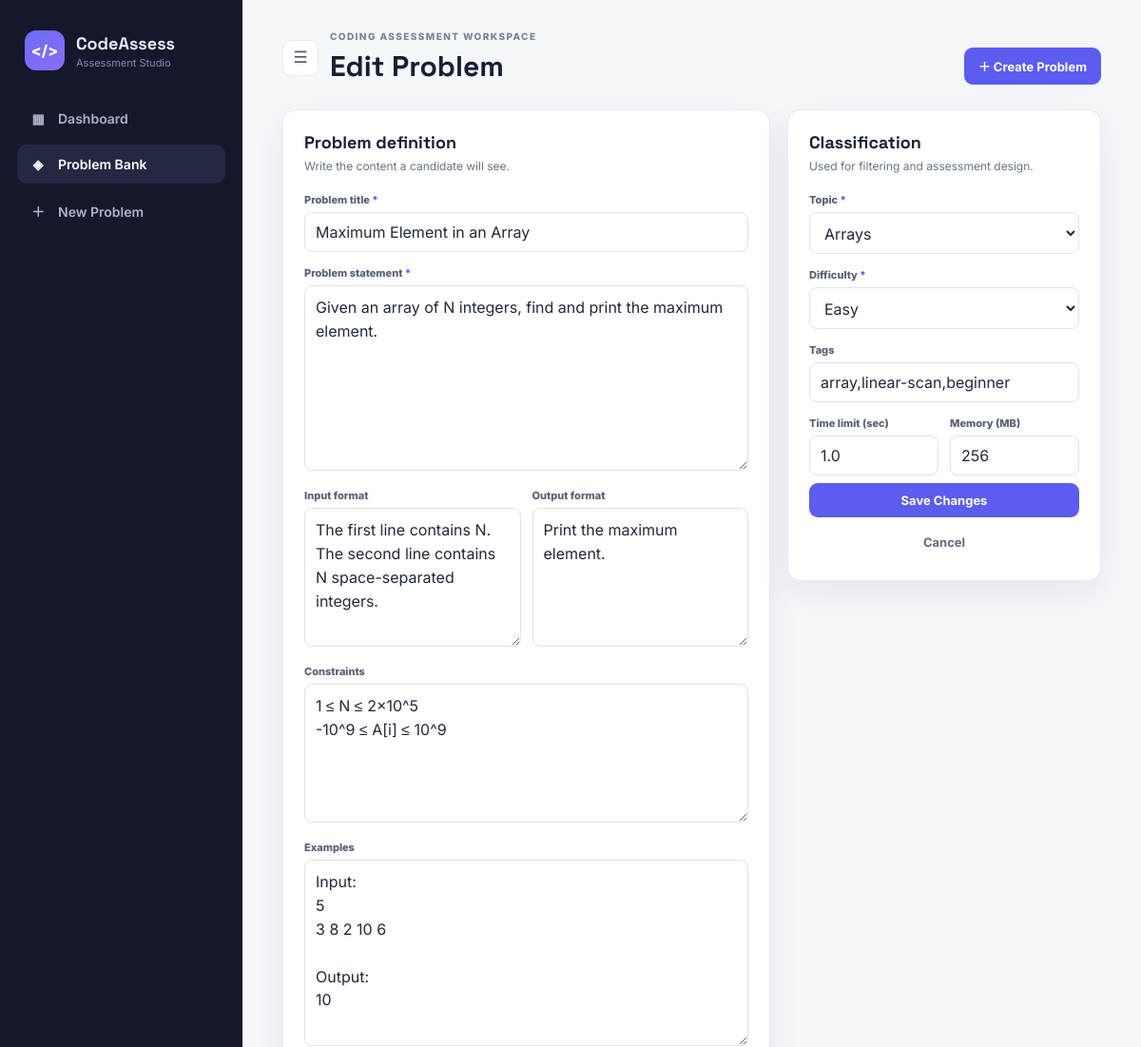
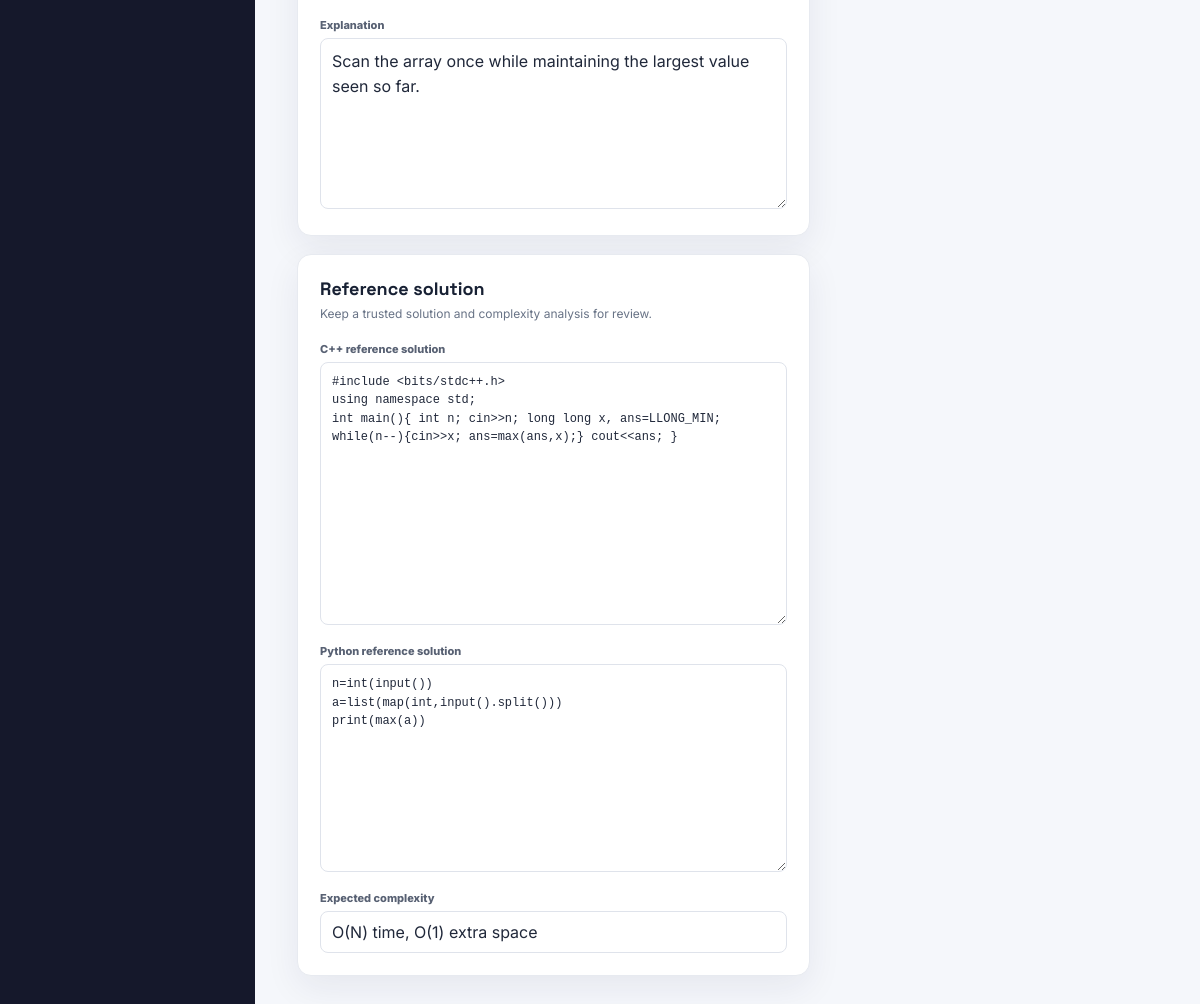
The app's page /problems/1/edit with its own data (2 pictures, top to bottom).
### tables this page shows
CREATE TABLE problems (
        id INTEGER PRIMARY KEY AUTOINCREMENT,
        title TEXT NOT NULL,
        statement TEXT NOT NULL,
        input_format TEXT,
        output_format TEXT,
        constraints TEXT,
        examples TEXT,
        explanation TEXT,
        topic TEXT NOT NULL,
        difficulty TEXT NOT NULL,
        tags TEXT,
        time_limit REAL DEFAULT 1.0,
        memory_limit INTEGER DEFAULT 256,
        solution_cpp TEXT,
        solution_python TEXT,
        complexity TEXT,
        created_at TEXT NOT NULL,
        updated_at TEXT NOT NULL
    );

### app.py (the view, shortened to what this page needs)
@app.route(
    "/problems/<int:problem_id>/edit",
    methods=["GET", "POST"],
)
def edit_problem(problem_id):
    conn = get_db()
    problem = conn.execute(
        "SELECT * FROM problems WHERE id=?",
        (problem_id,),
    ).fetchone()
    if not problem:
        conn.close()
        return "Problem not found", 404
    conn.close()
    return render_template(
        "problem_form.html",
        problem=problem,
        topics=TOPICS,
        difficulties=DIFFICULTIES,
    )

### app.py (called while the page is built)
def get_db():
    conn = sqlite3.connect(DB)
    conn.row_factory = sqlite3.Row
    return conn

### templates/problem_form.html (shortened to what this page needs)
{% extends "base.html" %}
{% block page_heading %}{{ 'Edit Problem' if problem else 'Create Problem' }}{% endblock %}
{% set p = problem %}
{% block content %}
<form method="post" class="form-layout">
  <div class="form-main">
    <section class="panel">
      <div class="panel-heading">
        <div>
          <h3>Problem definition</h3>
          <p>Write the content a candidate will see.</p>
        </div>
      </div>
      <label>Problem title <span>*</span></label>
      <input
        name="title"
        required
        value="{{ p.title if p else '' }}"
        placeholder="e.g. Longest Subarray With Sum K"
      >
      <label>Problem statement <span>*</span></label>
      <textarea
        name="statement"
        required
        rows="7"
        placeholder="Describe the problem clearly..."
      >{{ p.statement if p else '' }}</textarea>
      <div class="two-col">
        <div>
          <label>Input format</label>
          <textarea name="input_format" rows="5">{{ p.input_format if p else '' }}</textarea>
        </div>
        <div>
          <label>Output format</label>
          <textarea name="output_format" rows="5">{{ p.output_format if p else '' }}</textarea>
        </div>
      </div>
      <label>Constraints</label>
      <textarea
        name="constraints"
        rows="5"
        placeholder="1 ≤ N ≤ 2×10^5&#10;-10^9 ≤ A[i] ≤ 10^9"
      >{{ p.constraints if p else '' }}</textarea>
      <label>Examples</label>
      <textarea
        name="examples"
        rows="7"
        placeholder="Input:&#10;5&#10;1 2 3 4 5&#10;&#10;Output:&#10;5"
      >{{ p.examples if p else '' }}</textarea>
      <label>Explanation</label>
      <textarea name="explanation" rows="6">{{ p.explanation if p else '' }}</textarea>
    </section>
    <section class="panel">
      <div class="panel-heading">
        <div>
          <h3>Reference solution</h3>
          <p>Keep a trusted solution and complexity analysis for review.</p>
        </div>
      </div>
      <label>C++ reference solution</label>
      <textarea
        class="code-input"
        name="solution_cpp"
        rows="13"
        placeholder="#include &lt;bits/stdc++.h&gt;"
      >{{ p.solution_cpp if p else '' }}</textarea>
      <label>Python reference solution</label>
      <textarea
        class="code-input"
        name="solution_python"
        rows="10"
        placeholder="def solve():"
      >{{ p.solution_python if p else '' }}</textarea>
      <label>Expected complexity</label>
      <input
        name="complexity"
        value="{{ p.complexity if p else '' }}"
        placeholder="O(N) time, O(1) extra space"
      >
    </section>
  </div>
  <aside class="form-side">
    <section class="panel sticky">
      <div class="panel-heading">
        <div>
          <h3>Classification</h3>
          <p>Used for filtering and assessment design.</p>
        </div>
      </div>
      <label>Topic <span>*</span></label>
      <select name="topic" required>
        {% for t in topics %}
          <option
            value="{{ t }}"
            {{ 'selected' if p and p.topic == t else '' }}
          >
            {{ t }}
          </option>
        {% endfor %}
      </select>
      <label>Difficulty <span>*</span></label>
      <select name="difficulty" required>
        {% for d in difficulties %}
          <option
            value="{{ d }}"
            {{ 'selected' if p and p.difficulty == d else '' }}
          >
            {{ d }}
          </option>
        {% endfor %}
      </select>
      <label>Tags</label>
      <input
        name="tags"
        value="{{ p.tags if p else '' }}"
        placeholder="array, prefix-sum, hashmap"
      >
      <div class="two-col">
        <div>
          <label>Time limit (sec)</label>
          <input
            type="number"
            step="0.1"
            name="time_limit"
            value="{{ p.time_limit if p else 1.0 }}"
          >
        </div>
        <div>
          <label>Memory (MB)</label>
          <input
            type="number"
            name="memory_limit"
            value="{{ p.memory_limit if p else 256 }}"
          >
        </div>
      </div>
      <button class="btn btn-primary btn-wide">
        {{ 'Save Changes' if p else 'Create Problem' }}
      </button>
      <a
        class="btn btn-ghost btn-wide"
        href="{{ url_for('problems') }}"
      >
        Cancel
      </a>
    </section>
  </aside>
</form>
{% endblock %}

### static/css/style.css (style rules this page uses)
:root { --bg: #f5f7fb; --surface: #ffffff; --surface-2: #f8fafc; --text: #172033; --muted: #687386; --line: #e7eaf0; --primary: #5b5cf0; --primary-dark: #4546d9; --dark: #15182b; --green: #16845b; --green-bg: #e9f8f0; --orange: #b66a00; --orange-bg: #fff3df; --red: #bd3b3b; --red-bg: #ffecec; --shadow: 0 12px 35px rgba(30, 35, 70, .07); }
* { box-sizing: border-box; }
body { margin: 0; background: var(--bg); color: var(--text); font-family: Inter, system-ui, sans-serif; }
a { text-decoration: none; color: inherit; }
button, input, select, textarea { font: inherit; }
h1, h2, h3 { font-family: "Space Grotesk", Inter, sans-serif; }
h3 { font-size: 18px; margin: 0; }
p { color: var(--muted); line-height: 1.65; }
.btn { display: inline-flex; align-items: center; justify-content: center; border: 0; border-radius: 9px; padding: 10px 15px; font-weight: 700; font-size: 13px; cursor: pointer; transition: .18s; }
.btn-primary { background: var(--primary); color: white; }
.btn-ghost { background: transparent; color: #606a7e; }
.btn-wide { width: 100%; margin-top: 8px; }
.table-card, .panel { background: var(--surface); border: 1px solid var(--line); border-radius: 14px; box-shadow: var(--shadow); }
input, select, textarea { width: 100%; border: 1px solid #dfe3eb; background: #fff; border-radius: 8px; padding: 10px 11px; color: #20283a; outline: none; }
.form-layout { display: grid; grid-template-columns: minmax(0, 1fr) 330px; gap: 18px; align-items: start; }
.form-main { display: grid; gap: 18px; }
.form-side { position: relative; }
.sticky { position: sticky; top: 20px; }
.panel { padding: 22px; }
.panel-heading { display: flex; justify-content: space-between; align-items: start; margin-bottom: 18px; }
.panel-heading p { font-size: 12px; margin: 4px 0 0; }
label { display: block; font-size: 11px; font-weight: 800; color: #586173; margin: 15px 0 6px; }
label span { color: var(--primary); }
textarea { resize: vertical; line-height: 1.55; }
.code-input, .code-block { font-family: Consolas, Monaco, monospace; font-size: 12px; }
.two-col { display: grid; grid-template-columns: 1fr 1fr; gap: 12px; }

### records on screen
problems: title "Maximum Element in an Array", statement "Given an array of N integers, find and print the maximum element.", input_format "The first line contains N. The second line contains N space-separated integers.", output_format "Print the maximum element.", constraints "1 ≤ N ≤ 2×10^5 -10^9 ≤ A[i] ≤ 10^9", examples "Input: 5 3 8 2 10 6 Output: 10", explanation "Scan the array once while maintaining the largest value seen so far.", solution_cpp "#include <bits/stdc++.h> using namespace std; int main(){ int n; cin>>n; long long x, ans=LLONG_MIN; while(n--){cin>>x; ans=max(ans,x);} cout<<ans; }", solution_python "n=int(input()) a=list(map(int,input().split())) print(max(a))", complexity "O(N) time, O(1) extra space", tags "array,linear-scan,beginner", time_limit "1.0", memory_limit "256"

### other values on screen
{{ 'Edit Problem' if problem else 'Create Problem' }} "Edit Problem"
{{ 'Save Changes' if p else 'Create Problem' }} "Save Changes"
form field topic "Arrays"
form field difficulty "Easy"
